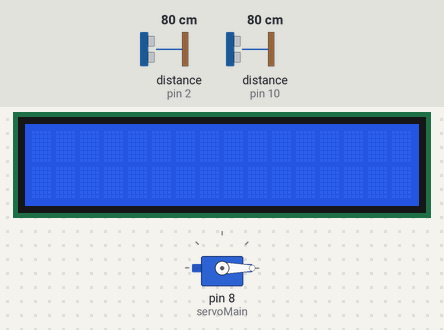
This sketch was run on a simulated Arduino Uno, built with avr-gcc and run on an emulated ATmega328P. On the bench: 16×2 character LCD, servo. Wiring (inferred from the names in the program): 2 × ultrasonic range finder: trigger pin 3, echo pin 2 / trigger pin 9, echo pin 10. The inputs (shaded band) are chosen by the test bench; at power-on: distance to the obstacle (sensors on pin 10, pin 2) 80 cm. The echo pulse lasts 58.3 µs per cm.

Above: at 1.2 s.
1.3 s: distance to the obstacle (sensor on pin 10) set to 66 cm
3.3 s: distance to the obstacle (sensor on pin 10) set to 55 cm
At 4.4 s:
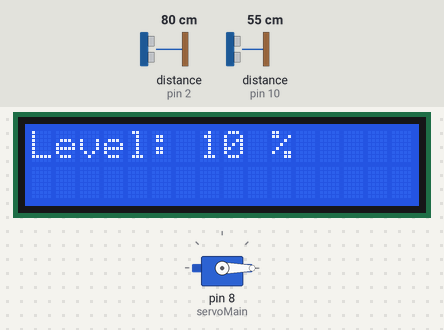
5.6 s: distance to the obstacle (sensor on pin 2) set to 32 cm
8.4 s: distance to the obstacle (sensor on pin 2) set to 26 cm
At 11.0 s:
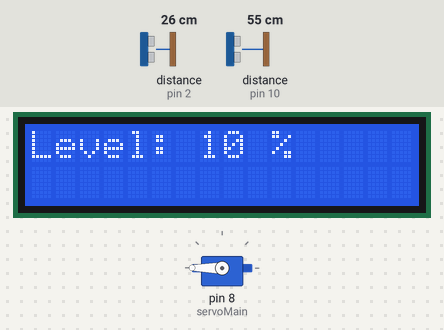
11.7 s: distance to the obstacle (sensor on pin 2) set to 35 cm
At 13.2 s:
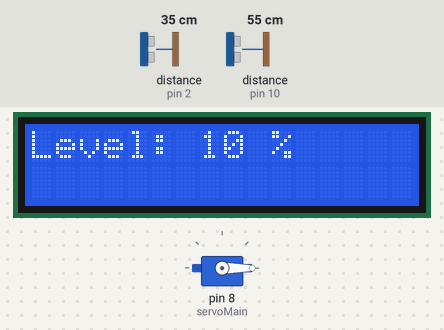
13.7 s: distance to the obstacle (sensor on pin 2) set to 2 cm
At 15.8 s:
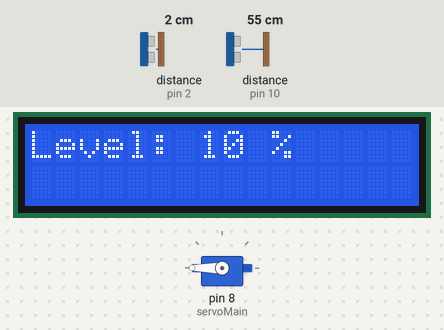
Timing chart, 0 to 17.3 s (numbered marks = the images above; inputs shaded):
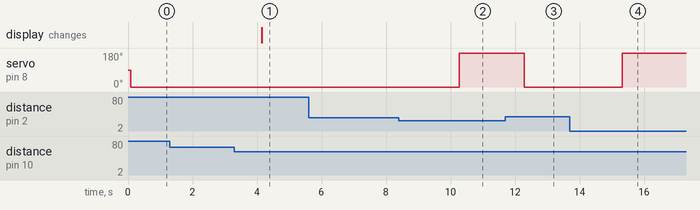

The sketch:

smart_dustbin_code.ino
```cpp
#include <Servo.h>
#include <LiquidCrystal.h> // includes the LiquidCrystal Library
#define trigpin1 3
#define echopin1 2
Servo servoMain;
LiquidCrystal lcd(11, 12, 4, 5, 6, 7); // Creates an LCD object.

const int trigPin = 9;
const int echoPin = 10;
long duration, duration1;
int distanceCm, distanceCm1;
int percent;
void setup() {
lcd.begin(16, 2);
pinMode(trigPin, OUTPUT);
pinMode(echoPin, INPUT);
servoMain.attach(8);
pinMode(trigpin1, OUTPUT);
pinMode(echopin1, INPUT);
Serial.begin(9600);
}

void loop() {
digitalWrite(trigPin, LOW);
delayMicroseconds(2);
digitalWrite(trigPin, HIGH);
delayMicroseconds(10);
digitalWrite(trigPin, LOW);
duration = pulseIn(echoPin, HIGH);
distanceCm = duration * 0.034 / 2;
if (distanceCm < 60) { //height of dustbin is assumed as 60cm
lcd.setCursor(0, 0);
percent = (01 - (distanceCm / 60.0)) * 100; // Corrected

 lcd.setCursor(0, 0); // Move to the beginning of the first row

  // Clear the line by printing spaces
  lcd.print("                "); // Print 16 spaces for a 16x2 LCD
  lcd.setCursor(0, 0); // Reset cursor position to the beginning of the line

  // Print the updated garbage level
  lcd.print("Level: ");
  lcd.print(percent);
  lcd.print(" %");


}
delay(10);
digitalWrite(trigpin1, LOW); // Start with LOW
delayMicroseconds(2); // Delay for stabilization
digitalWrite(trigpin1, HIGH); // Send pulse
delayMicroseconds(10); // Pulse width

digitalWrite(trigpin1, LOW); // Stop pulse
duration1 = pulseIn(echopin1, HIGH);
distanceCm1 = (duration1 / 2) / 29.1;
if (distanceCm1 < 30) { //lid opens when the person is lesser than 30 cm near the dustbin
delay(1000);
servoMain.write(180);
delay(2000);
} else {
servoMain.write(0);
delay(1000);
}
}
```

Measured:
- the behaviour switches between 61 and 60 cm on distance to the obstacle (sensor on pin 10) (found by bisection; images 0 and 1)
- the behaviour switches between 31 and 30 cm on distance to the obstacle (sensor on pin 2) (found by bisection; images 1 and 2)
- after the input at 1.3 s, every drawn part: stays the same
- after the input at 3.3 s, the display: changes after 0.85 s (image 1)
- after the input at 5.6 s, every drawn part: stays the same
- after the input at 8.4 s, servo on pin 8 (servoMain): 0° → 180° after 1.9 s
- after the input at 11.7 s, servo on pin 8 (servoMain): 180° → 0° after 0.59 s
- after the input at 13.7 s, servo on pin 8 (servoMain): 0° → 180° after 1.6 s
